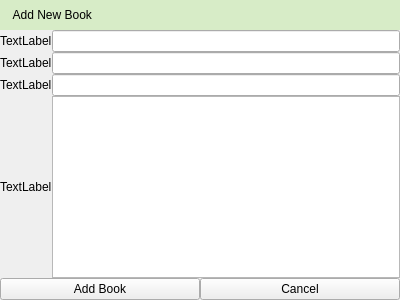
<?xml version="1.0" encoding="UTF-8"?>
<ui version="4.0">
 <class>AddBookView</class>
 <widget class="QWidget" name="AddBookView">
  <property name="geometry">
   <rect>
    <x>0</x>
    <y>0</y>
    <width>400</width>
    <height>300</height>
   </rect>
  </property>
  <property name="windowTitle">
   <string>Form</string>
  </property>
  <layout class="QVBoxLayout" name="verticalLayout_2">
   <property name="leftMargin">
    <number>0</number>
   </property>
   <property name="topMargin">
    <number>0</number>
   </property>
   <property name="rightMargin">
    <number>0</number>
   </property>
   <property name="bottomMargin">
    <number>0</number>
   </property>
   <item>
    <layout class="QVBoxLayout" name="viewBackground" stretch="0,2">
     <property name="spacing">
      <number>0</number>
     </property>
     <item>
      <widget class="QLabel" name="titleLabel">
       <property name="minimumSize">
        <size>
         <width>0</width>
         <height>30</height>
        </size>
       </property>
       <property name="maximumSize">
        <size>
         <width>16777215</width>
         <height>16777215</height>
        </size>
       </property>
       <property name="styleSheet">
        <string notr="true">#titleLabel{
	
	color: rgb(0, 0, 0);
	background-color: rgb(215, 236, 199);
}</string>
       </property>
       <property name="text">
        <string>    Add New Book</string>
       </property>
      </widget>
     </item>
     <item>
      <layout class="QVBoxLayout" name="bookInfoLayout">
       <item>
        <layout class="QGridLayout" name="inputsLayout">
         <item row="3" column="0">
          <widget class="QLabel" name="label_4">
           <property name="text">
            <string>TextLabel</string>
           </property>
          </widget>
         </item>
         <item row="2" column="0">
          <widget class="QLabel" name="label_3">
           <property name="text">
            <string>TextLabel</string>
           </property>
          </widget>
         </item>
         <item row="1" column="0">
          <widget class="QLabel" name="label_2">
           <property name="text">
            <string>TextLabel</string>
           </property>
          </widget>
         </item>
         <item row="0" column="0">
          <widget class="QLabel" name="label">
           <property name="text">
            <string>TextLabel</string>
           </property>
          </widget>
         </item>
         <item row="0" column="1">
          <widget class="QLineEdit" name="lineEdit"/>
         </item>
         <item row="1" column="1">
          <widget class="QLineEdit" name="lineEdit_2"/>
         </item>
         <item row="2" column="1">
          <widget class="QLineEdit" name="lineEdit_3"/>
         </item>
         <item row="3" column="1">
          <widget class="QTextEdit" name="textEdit"/>
         </item>
        </layout>
       </item>
       <item>
        <layout class="QHBoxLayout" name="buttonLayout">
         <item>
          <widget class="QPushButton" name="pushButton">
           <property name="text">
            <string>Add Book</string>
           </property>
          </widget>
         </item>
         <item>
          <widget class="QPushButton" name="pushButton_2">
           <property name="text">
            <string>Cancel</string>
           </property>
          </widget>
         </item>
        </layout>
       </item>
      </layout>
     </item>
    </layout>
   </item>
  </layout>
 </widget>
 <resources/>
 <connections/>
</ui>
